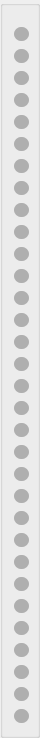
    <widget class="QGroupBox" name="groupBox_4">
     <property name="minimumSize">
      <size>
       <width>40</width>
       <height>0</height>
      </size>
     </property>
     <property name="maximumSize">
      <size>
       <width>40</width>
       <height>16777215</height>
      </size>
     </property>
     <property name="font">
      <font>
       <weight>50</weight>
       <bold>false</bold>
      </font>
     </property>
     <property name="title">
      <string/>
     </property>
     <property name="alignment">
      <set>Qt::AlignCenter</set>
     </property>
     <layout class="QGridLayout" name="gridLayout_18">
      <property name="topMargin">
       <number>20</number>
      </property>
      <item row="0" column="0">
       <widget class="QLabel" name="systic_highBlock">
        <property name="sizePolicy">
         <sizepolicy hsizetype="Maximum" vsizetype="Maximum">
          <horstretch>0</horstretch>
          <verstretch>0</verstretch>
         </sizepolicy>
        </property>
        <property name="minimumSize">
         <size>
          <width>15</width>
          <height>12</height>
         </size>
        </property>
        <property name="maximumSize">
         <size>
          <width>10</width>
          <height>16</height>
         </size>
        </property>
        <property name="styleSheet">
         <string notr="true">QLabel {
margin-top: 1px;
margin-bottom: 1px;
margin-left: 0px;
margin-right: 0px;
border-radius: 7px;
min-height: 10px;
min-width: 15px;
background-color: rgb(175, 175, 175);
}

</string>
        </property>
        <property name="text">
         <string/>
        </property>
       </widget>
      </item>
      <item row="1" column="0">
       <widget class="QLabel" name="systic_highBlock_2">
        <property name="sizePolicy">
         <sizepolicy hsizetype="Maximum" vsizetype="Maximum">
          <horstretch>0</horstretch>
          <verstretch>0</verstretch>
         </sizepolicy>
        </property>
        <property name="minimumSize">
         <size>
          <width>15</width>
          <height>12</height>
         </size>
        </property>
        <property name="maximumSize">
         <size>
          <width>10</width>
          <height>16</height>
         </size>
        </property>
        <property name="styleSheet">
         <string notr="true">QLabel {
margin-top: 1px;
margin-bottom: 1px;
margin-left: 0px;
margin-right: 0px;
border-radius: 7px;
min-height: 10px;
min-width: 15px;
background-color: rgb(175, 175, 175);
}

</string>
        </property>
        <property name="text">
         <string/>
        </property>
       </widget>
      </item>
      <item row="2" column="0">
       <widget class="QLabel" name="systic_highBlock_3">
        <property name="sizePolicy">
         <sizepolicy hsizetype="Maximum" vsizetype="Maximum">
          <horstretch>0</horstretch>
          <verstretch>0</verstretch>
         </sizepolicy>
        </property>
        <property name="minimumSize">
         <size>
          <width>15</width>
          <height>12</height>
         </size>
        </property>
        <property name="maximumSize">
         <size>
          <width>10</width>
          <height>16</height>
         </size>
        </property>
        <property name="styleSheet">
         <string notr="true">QLabel {
margin-top: 1px;
margin-bottom: 1px;
margin-left: 0px;
margin-right: 0px;
border-radius: 7px;
min-height: 10px;
min-width: 15px;
background-color: rgb(175, 175, 175);
}

</string>
        </property>
        <property name="text">
         <string/>
        </property>
       </widget>
      </item>
      <item row="3" column="0">
       <widget class="QLabel" name="systic_highBlock_4">
        <property name="sizePolicy">
         <sizepolicy hsizetype="Maximum" vsizetype="Maximum">
          <horstretch>0</horstretch>
          <verstretch>0</verstretch>
         </sizepolicy>
        </property>
        <property name="minimumSize">
         <size>
          <width>15</width>
          <height>12</height>
         </size>
        </property>
        <property name="maximumSize">
         <size>
          <width>10</width>
          <height>16</height>
         </size>
        </property>
        <property name="styleSheet">
         <string notr="true">QLabel {
margin-top: 1px;
margin-bottom: 1px;
margin-left: 0px;
margin-right: 0px;
border-radius: 7px;
min-height: 10px;
min-width: 15px;
background-color: rgb(175, 175, 175);
}

</string>
        </property>
        <property name="text">
         <string/>
        </property>
       </widget>
      </item>
      <item row="4" column="0">
       <widget class="QLabel" name="systic_highBlock_5">
        <property name="sizePolicy">
         <sizepolicy hsizetype="Maximum" vsizetype="Maximum">
          <horstretch>0</horstretch>
          <verstretch>0</verstretch>
         </sizepolicy>
        </property>
        <property name="minimumSize">
         <size>
          <width>15</width>
          <height>12</height>
         </size>
        </property>
        <property name="maximumSize">
         <size>
          <width>10</width>
          <height>16</height>
         </size>
        </property>
        <property name="styleSheet">
         <string notr="true">QLabel {
margin-top: 1px;
margin-bottom: 1px;
margin-left: 0px;
margin-right: 0px;
border-radius: 7px;
min-height: 10px;
min-width: 15px;
background-color: rgb(175, 175, 175);
}

</string>
        </property>
        <property name="text">
         <string/>
        </property>
       </widget>
      </item>
      <item row="5" column="0">
       <widget class="QLabel" name="systic_highBlock_6">
        <property name="sizePolicy">
         <sizepolicy hsizetype="Maximum" vsizetype="Maximum">
          <horstretch>0</horstretch>
          <verstretch>0</verstretch>
         </sizepolicy>
        </property>
        <property name="minimumSize">
         <size>
          <width>15</width>
          <height>12</height>
         </size>
        </property>
        <property name="maximumSize">
         <size>
          <width>10</width>
          <height>16</height>
         </size>
        </property>
        <property name="styleSheet">
         <string notr="true">QLabel {
margin-top: 1px;
margin-bottom: 1px;
margin-left: 0px;
margin-right: 0px;
border-radius: 7px;
min-height: 10px;
min-width: 15px;
background-color: rgb(175, 175, 175);
}

</string>
        </property>
        <property name="text">
         <string/>
        </property>
       </widget>
      </item>
      <item row="6" column="0">
       <widget class="QLabel" name="systic_highBlock_7">
        <property name="sizePolicy">
         <sizepolicy hsizetype="Maximum" vsizetype="Maximum">
          <horstretch>0</horstretch>
          <verstretch>0</verstretch>
         </sizepolicy>
        </property>
        <property name="minimumSize">
         <size>
          <width>15</width>
          <height>12</height>
         </size>
        </property>
        <property name="maximumSize">
         <size>
          <width>10</width>
          <height>16</height>
         </size>
        </property>
        <property name="styleSheet">
         <string notr="true">QLabel {
margin-top: 1px;
margin-bottom: 1px;
margin-left: 0px;
margin-right: 0px;
border-radius: 7px;
min-height: 10px;
min-width: 15px;
background-color: rgb(175, 175, 175);
}

</string>
        </property>
        <property name="text">
         <string/>
        </property>
       </widget>
      </item>
      <item row="7" column="0">
       <widget class="QLabel" name="systic_highBlock_8">
        <property name="sizePolicy">
         <sizepolicy hsizetype="Maximum" vsizetype="Maximum">
          <horstretch>0</horstretch>
          <verstretch>0</verstretch>
         </sizepolicy>
        </property>
        <property name="minimumSize">
         <size>
          <width>15</width>
          <height>12</height>
         </size>
        </property>
        <property name="maximumSize">
         <size>
          <width>10</width>
          <height>16</height>
         </size>
        </property>
        <property name="styleSheet">
         <string notr="true">QLabel {
margin-top: 1px;
margin-bottom: 1px;
margin-left: 0px;
margin-right: 0px;
border-radius: 7px;
min-height: 10px;
min-width: 15px;
background-color: rgb(175, 175, 175);
}

</string>
        </property>
        <property name="text">
         <string/>
        </property>
       </widget>
      </item>
      <item row="8" column="0">
       <widget class="QLabel" name="systic_highBlock_9">
        <property name="sizePolicy">
         <sizepolicy hsizetype="Maximum" vsizetype="Maximum">
          <horstretch>0</horstretch>
          <verstretch>0</verstretch>
         </sizepolicy>
        </property>
        <property name="minimumSize">
         <size>
          <width>15</width>
          <height>12</height>
         </size>
        </property>
        <property name="maximumSize">
         <size>
          <width>10</width>
          <height>16</height>
         </size>
        </property>
        <property name="styleSheet">
         <string notr="true">QLabel {
margin-top: 1px;
margin-bottom: 1px;
margin-left: 0px;
margin-right: 0px;
border-radius: 7px;
min-height: 10px;
min-width: 15px;
background-color: rgb(175, 175, 175);
}

</string>
        </property>
        <property name="text">
         <string/>
        </property>
       </widget>
      </item>
      <item row="9" column="0">
       <widget class="QLabel" name="systic_highBlock_10">
        <property name="sizePolicy">
         <sizepolicy hsizetype="Maximum" vsizetype="Maximum">
          <horstretch>0</horstretch>
          <verstretch>0</verstretch>
         </sizepolicy>
        </property>
        <property name="minimumSize">
         <size>
          <width>15</width>
          <height>12</height>
         </size>
        </property>
        <property name="maximumSize">
         <size>
          <width>10</width>
          <height>16</height>
         </size>
        </property>
        <property name="styleSheet">
         <string notr="true">QLabel {
margin-top: 1px;
margin-bottom: 1px;
margin-left: 0px;
margin-right: 0px;
border-radius: 7px;
min-height: 10px;
min-width: 15px;
background-color: rgb(175, 175, 175);
}

</string>
        </property>
        <property name="text">
         <string/>
        </property>
       </widget>
      </item>
      <item row="10" column="0">
       <widget class="QLabel" name="systic_highBlock_11">
        <property name="sizePolicy">
         <sizepolicy hsizetype="Maximum" vsizetype="Maximum">
          <horstretch>0</horstretch>
          <verstretch>0</verstretch>
         </sizepolicy>
        </property>
        <property name="minimumSize">
         <size>
          <width>15</width>
          <height>12</height>
         </size>
        </property>
        <property name="maximumSize">
         <size>
          <width>10</width>
          <height>16</height>
         </size>
        </property>
        <property name="styleSheet">
         <string notr="true">QLabel {
margin-top: 1px;
margin-bottom: 1px;
margin-left: 0px;
margin-right: 0px;
border-radius: 7px;
min-height: 10px;
min-width: 15px;
background-color: rgb(175, 175, 175);
}

</string>
        </property>
        <property name="text">
         <string/>
        </property>
       </widget>
      </item>
      <item row="11" column="0">
       <widget class="QLabel" name="systic_highBlock_12">
        <property name="sizePolicy">
         <sizepolicy hsizetype="Maximum" vsizetype="Maximum">
          <horstretch>0</horstretch>
          <verstretch>0</verstretch>
         </sizepolicy>
        </property>
        <property name="minimumSize">
         <size>
          <width>15</width>
          <height>12</height>
         </size>
        </property>
        <property name="maximumSize">
         <size>
          <width>10</width>
          <height>16</height>
         </size>
        </property>
        <property name="styleSheet">
         <string notr="true">QLabel {
margin-top: 1px;
margin-bottom: 1px;
margin-left: 0px;
margin-right: 0px;
border-radius: 7px;
min-height: 10px;
min-width: 15px;
background-color: rgb(175, 175, 175);
}

</string>
        </property>
        <property name="text">
         <string/>
        </property>
       </widget>
      </item>
      <item row="12" column="0">
       <widget class="QLabel" name="systic_highBlock_13">
        <property name="sizePolicy">
         <sizepolicy hsizetype="Maximum" vsizetype="Maximum">
          <horstretch>0</horstretch>
          <verstretch>0</verstretch>
         </sizepolicy>
        </property>
        <property name="minimumSize">
         <size>
          <width>15</width>
          <height>12</height>
         </size>
        </property>
        <property name="maximumSize">
         <size>
          <width>10</width>
          <height>16</height>
         </size>
        </property>
        <property name="styleSheet">
         <string notr="true">QLabel {
margin-top: 1px;
margin-bottom: 1px;
margin-left: 0px;
margin-right: 0px;
border-radius: 7px;
min-height: 10px;
min-width: 15px;
background-color: rgb(175, 175, 175);
}

</string>
        </property>
        <property name="text">
         <string/>
        </property>
       </widget>
      </item>
      <item row="13" column="0">
       <widget class="QLabel" name="systic_highBlock_14">
        <property name="sizePolicy">
         <sizepolicy hsizetype="Maximum" vsizetype="Maximum">
          <horstretch>0</horstretch>
          <verstretch>0</verstretch>
         </sizepolicy>
        </property>
        <property name="minimumSize">
         <size>
          <width>15</width>
          <height>12</height>
         </size>
        </property>
        <property name="maximumSize">
         <size>
          <width>10</width>
          <height>16</height>
         </size>
        </property>
        <property name="styleSheet">
         <string notr="true">QLabel {
margin-top: 1px;
margin-bottom: 1px;
margin-left: 0px;
margin-right: 0px;
border-radius: 7px;
min-height: 10px;
min-width: 15px;
background-color: rgb(175, 175, 175);
}

</string>
        </property>
        <property name="text">
         <string/>
        </property>
       </widget>
      </item>
      <item row="14" column="0">
       <widget class="QLabel" name="systic_highBlock_15">
        <property name="sizePolicy">
         <sizepolicy hsizetype="Maximum" vsizetype="Maximum">
          <horstretch>0</horstretch>
          <verstretch>0</verstretch>
         </sizepolicy>
        </property>
        <property name="minimumSize">
         <size>
          <width>15</width>
          <height>12</height>
         </size>
        </property>
        <property name="maximumSize">
         <size>
          <width>10</width>
          <height>16</height>
         </size>
        </property>
        <property name="styleSheet">
         <string notr="true">QLabel {
margin-top: 1px;
margin-bottom: 1px;
margin-left: 0px;
margin-right: 0px;
border-radius: 7px;
min-height: 10px;
min-width: 15px;
background-color: rgb(175, 175, 175);
}

</string>
        </property>
        <property name="text">
         <string/>
        </property>
       </widget>
      </item>
      <item row="15" column="0">
       <widget class="QLabel" name="systic_highBlock_16">
        <property name="sizePolicy">
         <sizepolicy hsizetype="Maximum" vsizetype="Maximum">
          <horstretch>0</horstretch>
          <verstretch>0</verstretch>
         </sizepolicy>
        </property>
        <property name="minimumSize">
         <size>
          <width>15</width>
          <height>12</height>
         </size>
        </property>
        <property name="maximumSize">
         <size>
          <width>10</width>
          <height>16</height>
         </size>
        </property>
        <property name="styleSheet">
         <string notr="true">QLabel {
margin-top: 1px;
margin-bottom: 1px;
margin-left: 0px;
margin-right: 0px;
border-radius: 7px;
min-height: 10px;
min-width: 15px;
background-color: rgb(175, 175, 175);
}

</string>
        </property>
        <property name="text">
         <string/>
        </property>
       </widget>
      </item>
      <item row="16" column="0">
       <widget class="QLabel" name="systic_lowBlock">
        <property name="sizePolicy">
         <sizepolicy hsizetype="Maximum" vsizetype="Maximum">
          <horstretch>0</horstretch>
          <verstretch>0</verstretch>
         </sizepolicy>
        </property>
        <property name="minimumSize">
         <size>
          <width>15</width>
          <height>12</height>
         </size>
        </property>
        <property name="maximumSize">
         <size>
          <width>10</width>
          <height>16</height>
         </size>
        </property>
        <property name="styleSheet">
         <string notr="true">QLabel {
margin-top: 1px;
margin-bottom: 1px;
margin-left: 0px;
margin-right: 0px;
border-radius: 7px;
min-height: 10px;
min-width: 15px;
background-color: rgb(175, 175, 175);
}

</string>
        </property>
        <property name="text">
         <string/>
        </property>
       </widget>
      </item>
      <item row="17" column="0">
       <widget class="QLabel" name="systic_lowBlock_2">
        <property name="sizePolicy">
         <sizepolicy hsizetype="Maximum" vsizetype="Maximum">
          <horstretch>0</horstretch>
          <verstretch>0</verstretch>
         </sizepolicy>
        </property>
        <property name="minimumSize">
         <size>
          <width>15</width>
          <height>12</height>
         </size>
        </property>
        <property name="maximumSize">
         <size>
          <width>10</width>
          <height>16</height>
         </size>
        </property>
        <property name="styleSheet">
         <string notr="true">QLabel {
margin-top: 1px;
margin-bottom: 1px;
margin-left: 0px;
margin-right: 0px;
border-radius: 7px;
min-height: 10px;
min-width: 15px;
background-color: rgb(175, 175, 175);
}

</string>
        </property>
        <property name="text">
         <string/>
        </property>
       </widget>
      </item>
      <item row="18" column="0">
       <widget class="QLabel" name="systic_lowBlock_3">
        <property name="sizePolicy">
         <sizepolicy hsizetype="Maximum" vsizetype="Maximum">
          <horstretch>0</horstretch>
          <verstretch>0</verstretch>
         </sizepolicy>
        </property>
        <property name="minimumSize">
         <size>
          <width>15</width>
          <height>12</height>
         </size>
        </property>
        <property name="maximumSize">
         <size>
          <width>10</width>
          <height>16</height>
         </size>
        </property>
        <property name="styleSheet">
         <string notr="true">QLabel {
margin-top: 1px;
margin-bottom: 1px;
margin-left: 0px;
margin-right: 0px;
border-radius: 7px;
min-height: 10px;
min-width: 15px;
background-color: rgb(175, 175, 175);
}

</string>
        </property>
        <property name="text">
         <string/>
        </property>
       </widget>
      </item>
      <item row="19" column="0">
       <widget class="QLabel" name="systic_lowBlock_4">
        <property name="sizePolicy">
         <sizepolicy hsizetype="Maximum" vsizetype="Maximum">
          <horstretch>0</horstretch>
          <verstretch>0</verstretch>
         </sizepolicy>
        </property>
        <property name="minimumSize">
         <size>
          <width>15</width>
          <height>12</height>
         </size>
        </property>
        <property name="maximumSize">
         <size>
          <width>10</width>
          <height>16</height>
         </size>
        </property>
        <property name="styleSheet">
         <string notr="true">QLabel {
margin-top: 1px;
margin-bottom: 1px;
margin-left: 0px;
margin-right: 0px;
border-radius: 7px;
min-height: 10px;
min-width: 15px;
background-color: rgb(175, 175, 175);
}

</string>
        </property>
        <property name="text">
         <string/>
        </property>
       </widget>
      </item>
      <item row="20" column="0">
       <widget class="QLabel" name="systic_lowBlock_5">
        <property name="sizePolicy">
         <sizepolicy hsizetype="Maximum" vsizetype="Maximum">
          <horstretch>0</horstretch>
          <verstretch>0</verstretch>
         </sizepolicy>
        </property>
        <property name="minimumSize">
         <size>
          <width>15</width>
          <height>12</height>
         </size>
        </property>
        <property name="maximumSize">
         <size>
          <width>10</width>
          <height>16</height>
         </size>
        </property>
        <property name="styleSheet">
         <string notr="true">QLabel {
margin-top: 1px;
margin-bottom: 1px;
margin-left: 0px;
margin-right: 0px;
border-radius: 7px;
min-height: 10px;
min-width: 15px;
background-color: rgb(175, 175, 175);
}

</string>
        </property>
        <property name="text">
         <string/>
        </property>
       </widget>
      </item>
      <item row="21" column="0">
       <widget class="QLabel" name="systic_lowBlock_6">
        <property name="sizePolicy">
         <sizepolicy hsizetype="Maximum" vsizetype="Maximum">
          <horstretch>0</horstretch>
          <verstretch>0</verstretch>
         </sizepolicy>
        </property>
        <property name="minimumSize">
         <size>
          <width>15</width>
          <height>12</height>
         </size>
        </property>
        <property name="maximumSize">
         <size>
          <width>10</width>
          <height>16</height>
         </size>
        </property>
        <property name="styleSheet">
         <string notr="true">QLabel {
margin-top: 1px;
margin-bottom: 1px;
margin-left: 0px;
margin-right: 0px;
border-radius: 7px;
min-height: 10px;
min-width: 15px;
background-color: rgb(175, 175, 175);
}

</string>
        </property>
        <property name="text">
         <string/>
        </property>
       </widget>
      </item>
      <item row="22" column="0">
       <widget class="QLabel" name="systic_lowBlock_7">
        <property name="sizePolicy">
         <sizepolicy hsizetype="Maximum" vsizetype="Maximum">
          <horstretch>0</horstretch>
          <verstretch>0</verstretch>
         </sizepolicy>
        </property>
        <property name="minimumSize">
         <size>
          <width>15</width>
          <height>12</height>
         </size>
        </property>
        <property name="maximumSize">
         <size>
          <width>10</width>
          <height>16</height>
         </size>
        </property>
        <property name="styleSheet">
         <string notr="true">QLabel {
margin-top: 1px;
margin-bottom: 1px;
margin-left: 0px;
margin-right: 0px;
border-radius: 7px;
min-height: 10px;
min-width: 15px;
background-color: rgb(175, 175, 175);
}

</string>
        </property>
        <property name="text">
         <string/>
        </property>
       </widget>
      </item>
      <item row="23" column="0">
       <widget class="QLabel" name="systic_lowBlock_8">
        <property name="sizePolicy">
         <sizepolicy hsizetype="Maximum" vsizetype="Maximum">
          <horstretch>0</horstretch>
          <verstretch>0</verstretch>
         </sizepolicy>
        </property>
        <property name="minimumSize">
         <size>
          <width>15</width>
          <height>12</height>
         </size>
        </property>
        <property name="maximumSize">
         <size>
          <width>10</width>
          <height>16</height>
         </size>
        </property>
        <property name="styleSheet">
         <string notr="true">QLabel {
margin-top: 1px;
margin-bottom: 1px;
margin-left: 0px;
margin-right: 0px;
border-radius: 7px;
min-height: 10px;
min-width: 15px;
background-color: rgb(175, 175, 175);
}

</string>
        </property>
        <property name="text">
         <string/>
        </property>
       </widget>
      </item>
      <item row="24" column="0">
       <widget class="QLabel" name="systic_lowBlock_9">
        <property name="sizePolicy">
         <sizepolicy hsizetype="Maximum" vsizetype="Maximum">
          <horstretch>0</horstretch>
          <verstretch>0</verstretch>
         </sizepolicy>
        </property>
        <property name="minimumSize">
         <size>
          <width>15</width>
          <height>12</height>
         </size>
        </property>
        <property name="maximumSize">
         <size>
          <width>10</width>
          <height>16</height>
         </size>
        </property>
        <property name="styleSheet">
         <string notr="true">QLabel {
margin-top: 1px;
margin-bottom: 1px;
margin-left: 0px;
margin-right: 0px;
border-radius: 7px;
min-height: 10px;
min-width: 15px;
background-color: rgb(175, 175, 175);
}

</string>
        </property>
        <property name="text">
         <string/>
        </property>
       </widget>
      </item>
      <item row="25" column="0">
       <widget class="QLabel" name="systic_lowBlock_10">
        <property name="sizePolicy">
         <sizepolicy hsizetype="Maximum" vsizetype="Maximum">
          <horstretch>0</horstretch>
          <verstretch>0</verstretch>
         </sizepolicy>
        </property>
        <property name="minimumSize">
         <size>
          <width>15</width>
          <height>12</height>
         </size>
        </property>
        <property name="maximumSize">
         <size>
          <width>10</width>
          <height>16</height>
         </size>
        </property>
        <property name="styleSheet">
         <string notr="true">QLabel {
margin-top: 1px;
margin-bottom: 1px;
margin-left: 0px;
margin-right: 0px;
border-radius: 7px;
min-height: 10px;
min-width: 15px;
background-color: rgb(175, 175, 175);
}

</string>
        </property>
        <property name="text">
         <string/>
        </property>
       </widget>
      </item>
      <item row="26" column="0">
       <widget class="QLabel" name="systic_lowBlock_11">
        <property name="sizePolicy">
         <sizepolicy hsizetype="Maximum" vsizetype="Maximum">
          <horstretch>0</horstretch>
          <verstretch>0</verstretch>
         </sizepolicy>
        </property>
        <property name="minimumSize">
         <size>
          <width>15</width>
          <height>12</height>
         </size>
        </property>
        <property name="maximumSize">
         <size>
          <width>10</width>
          <height>16</height>
         </size>
        </property>
        <property name="styleSheet">
         <string notr="true">QLabel {
margin-top: 1px;
margin-bottom: 1px;
margin-left: 0px;
margin-right: 0px;
border-radius: 7px;
min-height: 10px;
min-width: 15px;
background-color: rgb(175, 175, 175);
}

</string>
        </property>
        <property name="text">
         <string/>
        </property>
       </widget>
      </item>
      <item row="27" column="0">
       <widget class="QLabel" name="systic_lowBlock_12">
        <property name="sizePolicy">
         <sizepolicy hsizetype="Maximum" vsizetype="Maximum">
          <horstretch>0</horstretch>
          <verstretch>0</verstretch>
         </sizepolicy>
        </property>
        <property name="minimumSize">
         <size>
          <width>15</width>
          <height>12</height>
         </size>
        </property>
        <property name="maximumSize">
         <size>
          <width>10</width>
          <height>16</height>
         </size>
        </property>
        <property name="styleSheet">
         <string notr="true">QLabel {
margin-top: 1px;
margin-bottom: 1px;
margin-left: 0px;
margin-right: 0px;
border-radius: 7px;
min-height: 10px;
min-width: 15px;
background-color: rgb(175, 175, 175);
}

</string>
        </property>
        <property name="text">
         <string/>
        </property>
       </widget>
      </item>
      <item row="28" column="0">
       <widget class="QLabel" name="systic_lowBlock_13">
        <property name="sizePolicy">
         <sizepolicy hsizetype="Maximum" vsizetype="Maximum">
          <horstretch>0</horstretch>
          <verstretch>0</verstretch>
         </sizepolicy>
        </property>
        <property name="minimumSize">
         <size>
          <width>15</width>
          <height>12</height>
         </size>
        </property>
        <property name="maximumSize">
         <size>
          <width>10</width>
          <height>16</height>
         </size>
        </property>
        <property name="styleSheet">
         <string notr="true">QLabel {
margin-top: 1px;
margin-bottom: 1px;
margin-left: 0px;
margin-right: 0px;
border-radius: 7px;
min-height: 10px;
min-width: 15px;
background-color: rgb(175, 175, 175);
}

</string>
        </property>
        <property name="text">
         <string/>
        </property>
       </widget>
      </item>
      <item row="29" column="0">
       <widget class="QLabel" name="systic_lowBlock_14">
        <property name="sizePolicy">
         <sizepolicy hsizetype="Maximum" vsizetype="Maximum">
          <horstretch>0</horstretch>
          <verstretch>0</verstretch>
         </sizepolicy>
        </property>
        <property name="minimumSize">
         <size>
          <width>15</width>
          <height>12</height>
         </size>
        </property>
        <property name="maximumSize">
         <size>
          <width>10</width>
          <height>16</height>
         </size>
        </property>
        <property name="styleSheet">
         <string notr="true">QLabel {
margin-top: 1px;
margin-bottom: 1px;
margin-left: 0px;
margin-right: 0px;
border-radius: 7px;
min-height: 10px;
min-width: 15px;
background-color: rgb(175, 175, 175);
}

</string>
        </property>
        <property name="text">
         <string/>
        </property>
       </widget>
      </item>
      <item row="30" column="0">
       <widget class="QLabel" name="systic_lowBlock_15">
        <property name="sizePolicy">
         <sizepolicy hsizetype="Maximum" vsizetype="Maximum">
          <horstretch>0</horstretch>
          <verstretch>0</verstretch>
         </sizepolicy>
        </property>
        <property name="minimumSize">
         <size>
          <width>15</width>
          <height>12</height>
         </size>
        </property>
        <property name="maximumSize">
         <size>
          <width>10</width>
          <height>16</height>
         </size>
        </property>
        <property name="styleSheet">
         <string notr="true">QLabel {
margin-top: 1px;
margin-bottom: 1px;
margin-left: 0px;
margin-right: 0px;
border-radius: 7px;
min-height: 10px;
min-width: 15px;
background-color: rgb(175, 175, 175);
}

</string>
        </property>
        <property name="text">
         <string/>
        </property>
       </widget>
      </item>
      <item row="31" column="0">
       <widget class="QLabel" name="systic_lowBlock_16">
        <property name="sizePolicy">
         <sizepolicy hsizetype="Maximum" vsizetype="Maximum">
          <horstretch>0</horstretch>
          <verstretch>0</verstretch>
         </sizepolicy>
        </property>
        <property name="minimumSize">
         <size>
          <width>15</width>
          <height>12</height>
         </size>
        </property>
        <property name="maximumSize">
         <size>
          <width>10</width>
          <height>16</height>
         </size>
        </property>
        <property name="styleSheet">
         <string notr="true">QLabel {
margin-top: 1px;
margin-bottom: 1px;
margin-left: 0px;
margin-right: 0px;
border-radius: 7px;
min-height: 10px;
min-width: 15px;
background-color: rgb(175, 175, 175);
}

</string>
        </property>
        <property name="text">
         <string/>
        </property>
       </widget>
      </item>
     </layout>
    </widget>
